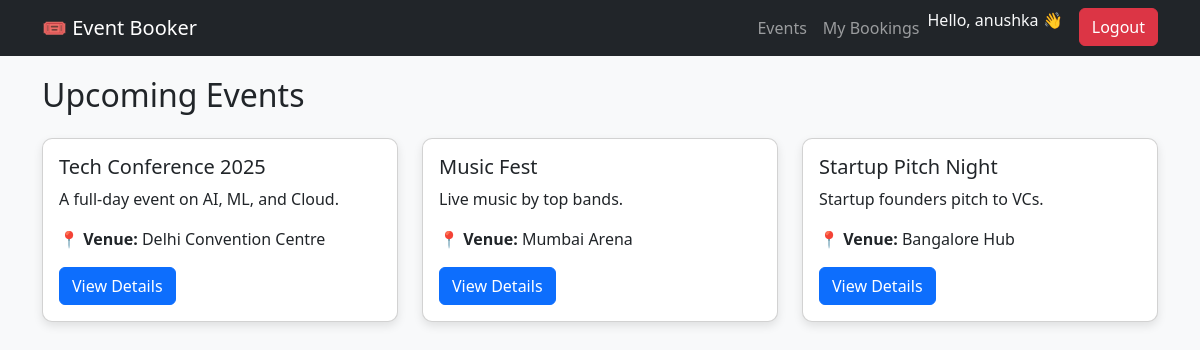
/events/ (signed in), run on the app's committed database.
### events/models.py (models this page shows, shortened)
class Event(models.Model):
    title = models.CharField(max_length=200)
    description = models.TextField()
    venue = models.CharField(max_length=200)
    date_time = models.DateTimeField()
    capacity = models.IntegerField()
    price = models.DecimalField(max_digits=10, decimal_places=2, default=0.00)
    image = models.ImageField(upload_to='event_images/', blank=True, null=True)
    category = models.ForeignKey(Category, on_delete=models.SET_NULL, null=True, blank=True)
    created_by = models.ForeignKey(User, on_delete=models.CASCADE)

### events/views.py (the view)
# urls.py: path('events/', views.event_list, name='event_list'),
def event_list(request):
    category = request.GET.get('category')  # get category from query string
    if category:
        events = Event.objects.filter(category__name=category).order_by('date_time')
    else:
        events = Event.objects.all().order_by('date_time')
    categories = Category.objects.all()  # send all categories to template
    return render(request, 'events/event_list.html', {'events': events, 'categories': categories, 'selected_category': category})

### templates/events/event_list.html (shortened to what this page needs)
{% extends "base.html" %}
{% block content %}
<h2 class="mb-4">Upcoming Events</h2>
<div class="row">
    {% for event in events %}
        <div class="col-md-4 mb-4">
            <div class="card event-card">
                <div class="card-body">
                    <h5 class="card-title">{{ event.title }}</h5>
                    <p class="card-text">{{ event.description|truncatewords:20 }}</p>
                    <p><b>📍 Venue:</b> {{ event.venue }}</p>
                    <a href="{% url 'event_detail' event.pk %}" class="btn btn-primary">View Details</a>
                </div>
            </div>
        </div>
    {% empty %}
        <p>No events available.</p>
    {% endfor %}
</div>
{% endblock %}

### templates/base.html (shortened to what this page needs)
<!DOCTYPE html>
<html lang="en">
<head>
    <link href="https://cdn.jsdelivr.net/npm/bootstrap@5.3.2/dist/css/bootstrap.min.css" rel="stylesheet">
</head>
<body>
    <nav class="navbar navbar-expand-lg navbar-dark bg-dark">
        <div class="container">
            <a class="navbar-brand" href="{% url 'home' %}">🎟 Event Booker</a>
            <div class="collapse navbar-collapse" id="navbarNav">
                <ul class="navbar-nav ms-auto">
                    {% if user.is_authenticated %}
                        <li class="nav-item">
                            <a class="nav-link" href="{% url 'event_list' %}">Events</a>
                        </li>
                        <li class="nav-item">
                            <a class="nav-link" href="{% url 'my_bookings' %}">My Bookings</a>
                        </li>
                        <li class="nav-item">
                            <span class="navbar-text text-light me-2">
                                Hello, {{ user.username }} 👋
                            </span>
                        </li>
                        <li class="nav-item">
                            <button class="btn btn-danger ms-2" data-bs-toggle="modal" data-bs-target="#logoutModal">
                                Logout
                            </button>
                        </li>
                    {% endif %}
                </ul>
            </div>
        </div>
    </nav>
    <div class="container">
        {% block content %}{% endblock %}
    </div>
</body>
</html>

### templates/base.html (style rules this page uses)
body { background-color: #f8f9fa; }
.navbar { margin-bottom: 20px; }
.event-card { border-radius: 10px; overflow: hidden; box-shadow: 0px 4px 10px rgba(0,0,0,0.1); }

### data on the page
Event: title "Tech Conference 2025", description "A full-day event on AI, ML, and Cloud.", venue "Delhi Convention Centre"
Event: title "Music Fest", description "Live music by top bands.", venue "Mumbai Arena"
Event: title "Startup Pitch Night", description "Startup founders pitch to VCs.", venue "Bangalore Hub"

### other printed values
{{ user.username }} "anushka"
